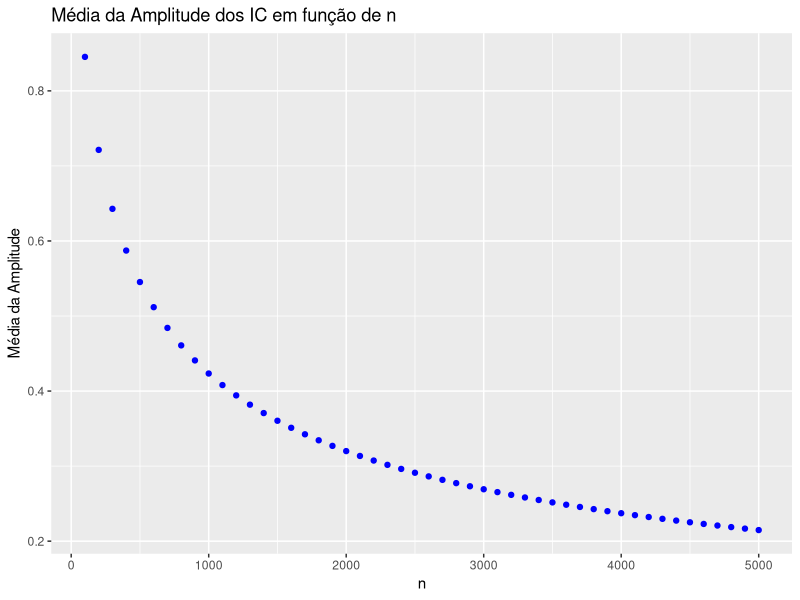

Source code (R):
library("tidyverse")
library("reshape2")
set.seed(680)

n = c(1:50)*100
m = 1000
lambda = 2.48
conf = 0.91
alpha = 1-conf

df=data.frame()
amp = NULL
for (i in n) {
  for (j in 1:m) { 
    amostra <- rexp(i, lambda)
    a <- 1/mean(amostra) * (1 - (qnorm(1-(alpha/2))) / sqrt(i))
    b <- 1/mean(amostra) * (1 + (qnorm(1-(alpha/2))) / sqrt(i))
    amp <- c(amp, (b-a))
  }
  df = rbind(df, c(i, mean(amp)))
}
names(df)[1] <- 'n'
names(df)[2] <- 'MA'
ggplot() + geom_point(data=df, aes(x=n, y = MA), color = "blue") +
           labs(title = "Média da Amplitude dos IC em função de n",x = "n",y="Média da Amplitude")
